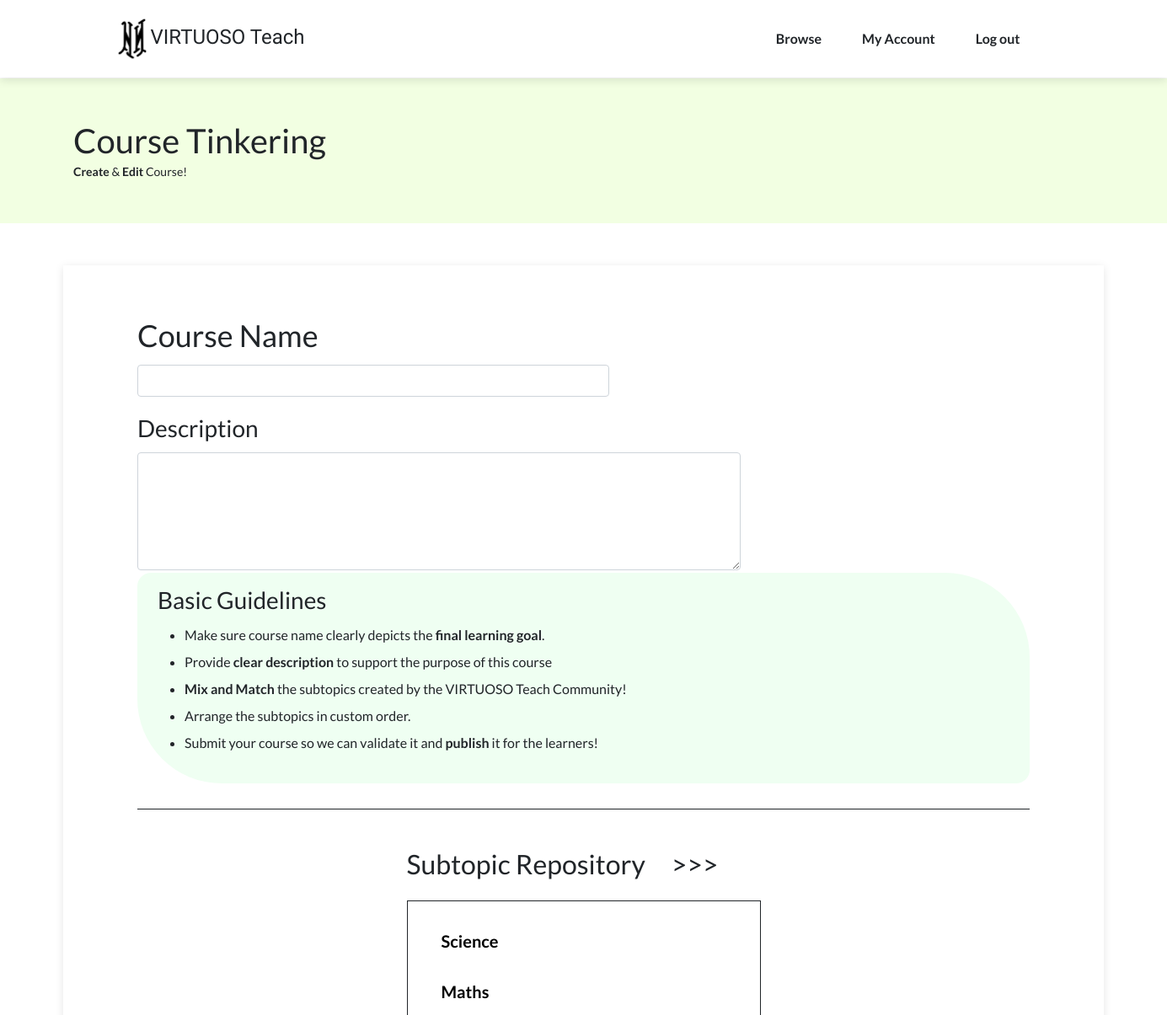
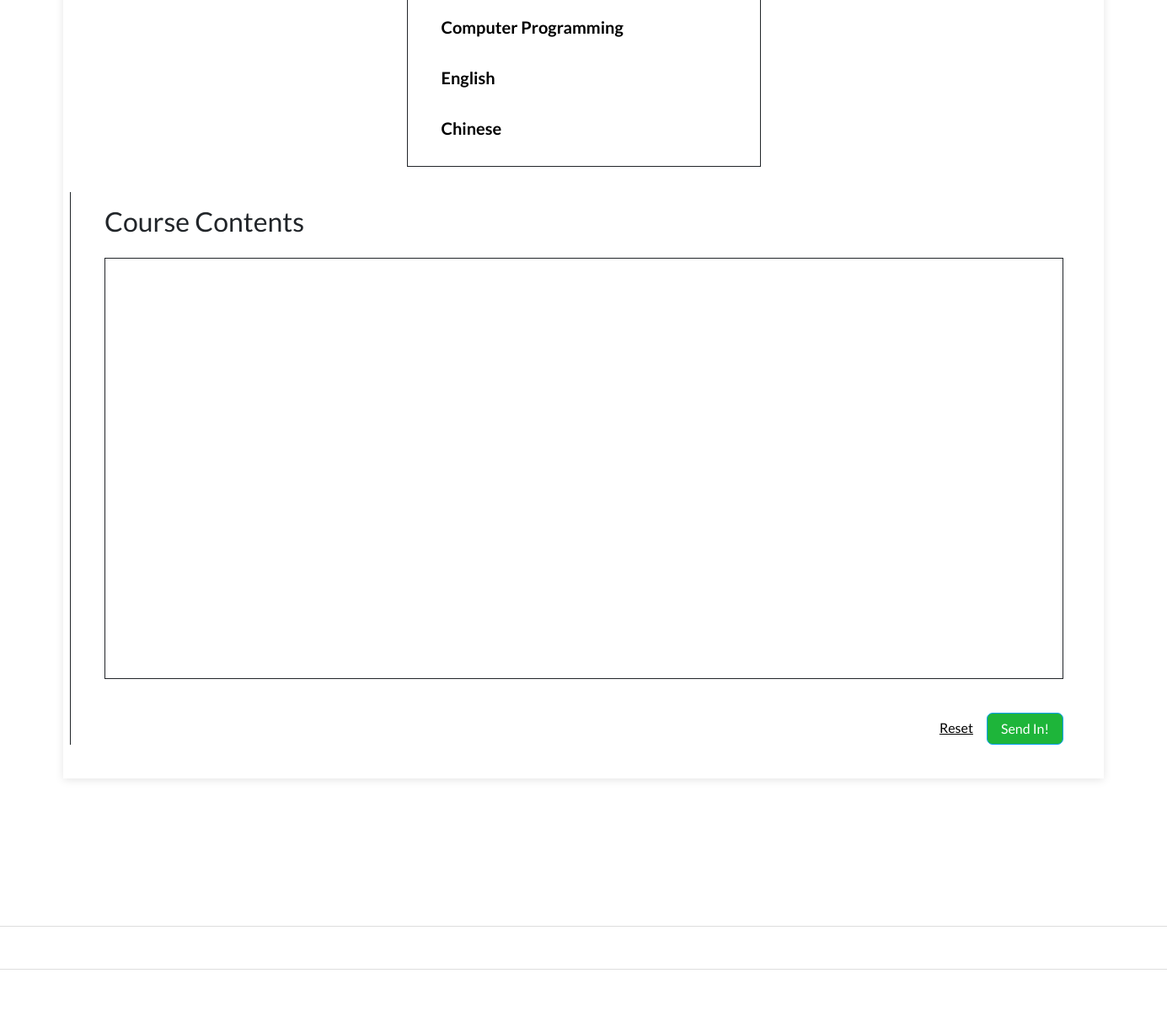
The page /teachercourseedit.php (signed in) on the database its author committed (2 pictures, top to bottom).
### tables this page shows
CREATE TABLE `subject` (
  `sbjt_id` int(11) NOT NULL,
  `sbjt_name` varchar(128) NOT NULL,
  `sbjt_desc` text NOT NULL,
  `t_fid` int(11) NOT NULL,
  `approval_admin_fid` int(11) DEFAULT NULL
);

### includes/functions.inc.php (called while the page is built, shortened)
<?php
function checkSubjects($conn) {
    $sql = "SELECT * FROM subject;";
    $stmt = mysqli_stmt_init($conn);
    if (!mysqli_stmt_prepare($stmt, $sql)){
      echo "<script>alert('Problem connecting to database, please try again later.');</script>";
      exit();
    }
    mysqli_stmt_execute($stmt);
    $resultData = mysqli_stmt_get_result($stmt);
    $rows = [];
    while ($row = mysqli_fetch_assoc($resultData)){
      $rows[] = $row;
    }
    return $rows;
}
function headlesstaillessretrieveSubjects($conn) {
      $checkSubjects[] = checkSubjects($conn);
}

### teachercourseedit.php (the view, shortened to what this page needs)
<?php
  include_once 'teacherheader.php';
  require_once 'includes/dbh.inc.php';
  require_once 'includes/functions.inc.php';
  headlesstaillessretrieveSubjects($conn);
?>
<main class="page lanidng-page">
    <section class="editor" style="margin-top: 93px;background: rgba(212,255,162,0.31);">
        <div class="row" style="width: 1300px;margin: auto;">
            <div class="col" style="width: 1300px;margin: auto;">
                <h1 style="margin: auto;">Course Tinkering</h1>
                <div class="row">
                    <div class="col"><small><strong>Create </strong>&amp;&nbsp;<strong>Edit</strong> Course!</small></div>
                </div>
            </div>
        </div>
    </section>
    <section class="editor">
        <div class="col">
            <form id="courseeditForm"style="padding-top: 40px;padding-bottom: 40px;" onsubmit="return showid()" method="post" action="includes/coursenew.inc.php">
                <div class="row" style="padding-right: 80px;padding-left: 80px;">
                    <div class="col-xxl-8" style="height: 311px;padding: 0px;margin: 0px 0px;border-right-width: 1px;border-left-width: 1px;margin-bottom: 14px;padding-right: 0px;">
                      <label class="form-label middlelabel biggerlabel" style="font-size: 36px;" >Course Name</label>
                      <?php
                      if(isset($_GET['editcourse'])){
                        $tempExistingCourseID = $_GET['editcourse'];
                        echo <<<GFG
                          <input id="hiddenExistingCourseID" type="hidden" name="hiddenExistingCourseID" value ={$tempExistingCourseID}>
                          <script>
                              document.getElementById("hiddenEditBoolean").value = 1;
                              console.log(document.getElementById("hiddenEditBoolean").value);
                          </script>
                        GFG;
                              $counthere=0;
                              foreach ($_SESSION["singleTeacherCourse"][$counthere] as $display) {
                                $tempCourseId = $display['course_id'];
                                $tempname = $display['course_name'];
                                $tempdesc = $display['course_desc'];
                                $tempTFID = $display['t_fid'];
                                if($tempCourseId == $tempExistingCourseID){
                                  echo <<<GFG
                                    <input name="coursename" class="form-control" value="{$tempname}" type="text" required=""style="width: 560px;">
                                  GFG;
                                }
                                $counthere +=1;
                              }
                      } else {
                        echo <<<GFG
                          <input name="coursename" class="form-control" type="text" required=""style="width: 560px;">
                        GFG;
                      }
                        ?>
                      <label class="form-label middlelabel biggerlabel">Description</label>
                      <?php
                      if(isset($_GET['editcourse'])){
                        $tempExistingCourseID = $_GET['editcourse'];
                              $counthere=0;
                              foreach ($_SESSION["singleTeacherCourse"][$counthere] as $display) {
                                $tempCourseId = $display['course_id'];
                                $tempname = $display['course_name'];
                                $tempdesc = $display['course_desc'];
                                $tempTFID = $display['t_fid'];
                                if($tempCourseId == $tempExistingCourseID){
                                  echo <<<GFG
                                    <textarea name="coursedesc" class="form-control" required="" style="height: 140px;width: 716px;">{$tempdesc}</textarea>
                                  GFG;
                                }
                                $counthere +=1;
                              }
                      } else {
                        echo <<<GFG
                          <textarea name="coursedesc" class="form-control"required="" style="height: 140px;width: 716px;"></textarea>
                        GFG;
                      }
                       ?>
                    </div>
                    <div class="col-xxl-4" style="margin-bottom: 14px;padding: 16px;padding-top: 16px;background: #effff2;padding-right: 24px;padding-left: 24px;border-top-right-radius: 100px;border-bottom-left-radius: 100px;border-top-left-radius: 16px;border-bottom-right-radius: 16px;">
                        <h3>Basic Guidelines</h3>
                        <ul>
                            <li style="padding-top: 4px;padding-bottom: 4px;">Make sure course name clearly depicts the <strong>final learning goal</strong>.<br></li>
                            <li style="padding-top: 4px;padding-bottom: 4px;">Provide <strong>clear description</strong> to support the purpose of this course</li>
                            <li style="padding-top: 4px;padding-bottom: 4px;"><strong>Mix and Match</strong> the subtopics created by the VIRTUOSO Teach Community!</li>
                            <li style="padding-top: 4px;padding-bottom: 4px;">Arrange the subtopics in custom order.</li>
                            <li style="padding-top: 4px;padding-bottom: 4px;">Submit your course so we can validate it and <strong>publish </strong>it for the learners!</li>
                        </ul>
                    </div>
                    <div class="col-xxl-10 mx-auto" style="border-top-width: 1px;border-top-style: solid;margin: 16px;margin-top: 16px;margin-bottom: 16px;"></div>
                </div>
                <div class="row justify-content-center">
                    <div id ="existingSubtopicsList" class="col-xxl-5" style="padding: 0px 40px;padding-top: 16px;border-left-width: 1px;margin-top: 14px; width: 500px;">
                        <h2>Subtopic Repository &nbsp;&nbsp;&nbsp;&nbsp;>>></h2>
                        <ul class="list-unstyled" style="margin-top: 24px;padding-top: 16px;padding-right: 36px;padding-left: 36px;border-width: 1px;border-style: solid;padding-bottom: 16px;">
                            <?php
                            $num=0;
                              foreach ($_SESSION["teachersubjectsCombined"][$num] as $display) {
                                $tempname = $display['sbjt_name'];
                                echo <<<GFG
                                    <div class="singleSubjectRow" id="singleSubjectRow{$num}">
                                      <a class="btn btn-primary listgroupdropMain subjectList" style="font-size: 20px; margin-left:-12px; margin-top: 10px; margin-bottom: 8px;" data-bs-toggle="collapse" aria-expanded="false" aria-controls="collapse-{$num}" href="#collapseSub-{$num}" role="button"><strong>{$tempname}</strong></a>
                                        <div class="collapse" id="collapseSub-{$num}">
                               GFG;
                               echo <<<GFG
                                        </div>
                                    </div>
                                    <div class="singleSubjectRowLine" style="margin: 0px auto 0px 24px; width: 140px; text-align: center !important; align: center;"></div>
                                GFG;
                                $num += 1;
                              }
                             ?>
                        </ul>
                    </div>
                    <div id ="courseSubtopicsList" class="col-xxl-6 clearStateList" style="border-left-width: 1px;border-left-style: solid;padding: 0px 40px;margin: 0px 0px;height: auto;padding-top: 16px;margin-top: 14px;">
                        <h2>Course Contents</h2>
                        <ul class="list-unstyled sortable newCourseList connectedSortable" style="min-height: 500px;margin-top: 24px;padding-top: 16px;padding-right: 40px;padding-left: 40px;border-width: 1px;border-style: solid;padding-bottom: 16px;">
                        </ul>
                        <button class="btn btn-primary myhover" id="submitcourse" style="margin-top: 24px; float: right; border-radius: 7px;background: #1eb53a;" onclick="">Send In!</button>
                        <?php
                        if(isset($_GET['editcourse'])){
                          echo <<<GFG
                            <a id="courseEditCancel" class="simpleTextCancel" type="button" href="teacherhome.php">Cancel</a>
                          GFG;
                        } else {
                          echo <<<GFG
                            <a id="resetLists" class="simpleTextCancel" type="button">Reset</a>
                          GFG;
                        }
                         ?>
                    </div>
                </div>
            </form>
        </div>
    </section>
    <section class="portfolio-block skills" style="padding: 50px 75px;padding-top: 75px;"></section>
    <section class="portfolio-block block-intro" style="padding: 50px 75px;padding-top: 0px;"></section>
</main>
<footer class="page-footer">
</footer>
</body>
</html>

### assets/css/Login-Form-Dark.css (style rules this page uses)
.middlelabel { margin-top: 16px; }
.listgroupdropMain { border-radius: 0px; background: rgba(14,160,255,0); color: rgb(0,0,0); border-width: 0px; margin: 8px 0px; }
.editor form { max-width: 1300px; padding: 20px; margin: auto; box-shadow: 0px 2px 10px rgba(0,0,0,.1); }
.editor { padding: 50px 75px; padding-bottom: 50px; }
.biggerlabel { font-size: 28px; }
.simpleTextCancel { padding: 6px 16px; float: right; margin-top: 24px; background: #FFFFFF; border: 0px; color: black; }
.myhover { padding: 6px 16px; }

### assets/css/Sidebar-Menu-1.css (style rules this page uses)
body { overflow-x: hidden; }

### rows shown on the page
subject: sbjt_name "Science"
subject: sbjt_name "Maths"
subject: sbjt_name "Computer Programming"
subject: sbjt_name "English"
subject: sbjt_name "Chinese"
